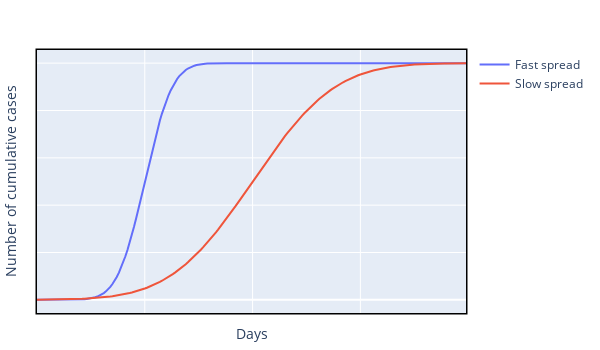

Here is the notebook cell this chart was saved with:
### Markdown cell above
Look's familiar right? Well, it turns out that when disease outbreaks happen, the daily incidence generally looks hump-shaped like that. The basic explanation is that in the beginning, very few people have the disease, but each person can infect several other people. The incidence increases exponentially as each new infected person infects many more people. Eventually, the incidence reaches a maximum, or peak. Let's define it:
>**Turning point, $t_i$**: the point at which the daily incidence reaches its peak, or "flattens out".

The turning point can be thought of as a saturation point, where so many people have the disease that the amount of new people available to be infected starts getting smaller. This process continues, and the daily incidence continues to decrease until it reaches zero – the outbreak is over.

So, we have a rough idea of what daily incidence numbers should look like over time. What should the cumulative case count look like? Well, it's the integral of a bell curve:

### Code cell
fig = go.Figure()
fig.add_trace(go.Scatter(name='Fast spread',x=x,y=normal_1.cdf(x),mode='lines'))
fig.add_trace(go.Scatter(name='Slow spread',x=x,y=normal_2.cdf(x),mode='lines'))
fig.update_layout(width=600,height=350,margin=dict(l=20, r=20, t=50, b=20))
fig.update_xaxes(title='Days',showline=True, linewidth=1.5, linecolor='black', mirror=True, showticklabels=False)
fig.update_yaxes(title='Number of cumulative cases',showline=True, linewidth=1.5, linecolor='black', mirror=True, showticklabels=False)
fig.show()

### Figure 1 — Plotly figure (JSON) as saved in the notebook; plotly's stock layout.template omitted (floating-point values rounded to 4 significant figures; data arrays with more than 128 entries replaced by an {"elided": "..."} marker saying what was removed)
{"data": [{"mode": "lines", "name": "Fast spread", "type": "scatter", "x": {"elided": "200 float values"}, "y": {"elided": "200 float values"}}, {"mode": "lines", "name": "Slow spread", "type": "scatter", "x": {"elided": "200 float values"}, "y": {"elided": "200 float values"}}], "layout": {"height": 350, "margin": {"b": 20, "l": 20, "r": 20, "t": 50}, "width": 600, "xaxis": {"linecolor": "black", "linewidth": 1.5, "mirror": true, "showline": true, "showticklabels": false, "title": {"text": "Days"}}, "yaxis": {"linecolor": "black", "linewidth": 1.5, "mirror": true, "showline": true, "showticklabels": false, "title": {"text": "Number of cumulative cases"}}}}
